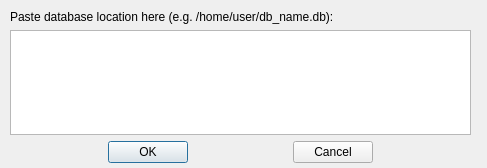
<?xml version="1.0" encoding="UTF-8"?>
<ui version="4.0">
 <class>FilePath</class>
 <widget class="QDialog" name="FilePath">
  <property name="geometry">
   <rect>
    <x>0</x>
    <y>0</y>
    <width>487</width>
    <height>168</height>
   </rect>
  </property>
  <property name="windowTitle">
   <string>Dialog</string>
  </property>
  <widget class="QWidget" name="layoutWidget">
   <property name="geometry">
    <rect>
     <x>10</x>
     <y>10</y>
     <width>461</width>
     <height>153</height>
    </rect>
   </property>
   <layout class="QVBoxLayout" name="verticalLayout">
    <item>
     <spacer name="verticalSpacer_3">
      <property name="orientation">
       <enum>Qt::Vertical</enum>
      </property>
      <property name="sizeHint" stdset="0">
       <size>
        <width>20</width>
        <height>40</height>
       </size>
      </property>
     </spacer>
    </item>
    <item>
     <widget class="QLabel" name="label">
      <property name="text">
       <string>Paste database location here (e.g. /home/user/db_name.db):</string>
      </property>
     </widget>
    </item>
    <item>
     <spacer name="verticalSpacer_2">
      <property name="orientation">
       <enum>Qt::Vertical</enum>
      </property>
      <property name="sizeHint" stdset="0">
       <size>
        <width>20</width>
        <height>40</height>
       </size>
      </property>
     </spacer>
    </item>
    <item>
     <widget class="QTextEdit" name="filepath_textedit">
      <property name="enabled">
       <bool>true</bool>
      </property>
     </widget>
    </item>
    <item>
     <spacer name="verticalSpacer">
      <property name="orientation">
       <enum>Qt::Vertical</enum>
      </property>
      <property name="sizeHint" stdset="0">
       <size>
        <width>20</width>
        <height>40</height>
       </size>
      </property>
     </spacer>
    </item>
    <item>
     <layout class="QHBoxLayout" name="horizontalLayout">
      <item>
       <spacer name="horizontalSpacer">
        <property name="orientation">
         <enum>Qt::Horizontal</enum>
        </property>
        <property name="sizeHint" stdset="0">
         <size>
          <width>40</width>
          <height>20</height>
         </size>
        </property>
       </spacer>
      </item>
      <item>
       <widget class="QPushButton" name="filepath_ok">
        <property name="text">
         <string>OK</string>
        </property>
       </widget>
      </item>
      <item>
       <spacer name="horizontalSpacer_2">
        <property name="orientation">
         <enum>Qt::Horizontal</enum>
        </property>
        <property name="sizeHint" stdset="0">
         <size>
          <width>40</width>
          <height>20</height>
         </size>
        </property>
       </spacer>
      </item>
      <item>
       <widget class="QPushButton" name="filepath_cancel">
        <property name="text">
         <string>Cancel</string>
        </property>
       </widget>
      </item>
      <item>
       <spacer name="horizontalSpacer_3">
        <property name="orientation">
         <enum>Qt::Horizontal</enum>
        </property>
        <property name="sizeHint" stdset="0">
         <size>
          <width>40</width>
          <height>20</height>
         </size>
        </property>
       </spacer>
      </item>
     </layout>
    </item>
   </layout>
  </widget>
 </widget>
 <resources/>
 <connections/>
</ui>
